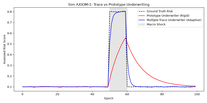
#> input picture papers/source/figures/fig_sim_axiom_trace_vs_proto.png, 207 x 103 px, shrunk from 1000 x 500 before the run, found by its file name
$ python generate_axiom_diagram.py
#> lines starting #> are read from the running program, lines starting #| are printed output that depends on the picture
import os
import sys
import numpy as np
import matplotlib.pyplot as plt
import matplotlib.patches as patches
from PIL import Image

BASE_DIR = os.path.abspath(os.path.join(os.path.dirname(os.path.abspath(__file__)), "../.."))
OUT_DIR = os.path.join(BASE_DIR, "figures/sim_visual_diagrams")
FIG_DIR = os.path.join(BASE_DIR, "figures")
os.makedirs(OUT_DIR, exist_ok=True)

plt.rcParams.update({
    "font.family": "sans-serif",
    "font.size": 10,
    "axes.titlesize": 10,
    "axes.titleweight": "bold",
    "axes.labelsize": 9,
    "axes.labelweight": "bold",
    "figure.titlesize": 14,
    "figure.titleweight": "bold"
})

def safe_load_img(rel_path):
    p = os.path.join(BASE_DIR, rel_path)
    if os.path.exists(p):
        try:
            return Image.open(p)
        except Exception:
            return None
    return None

def create_4stage_canvas(sim_id, sim_name, paper_tag, verdict_tag, verdict_color="#10B981"):
    fig = plt.figure(figsize=(24, 13.5), dpi=200, facecolor="#F8FAFC")
    ax = fig.add_axes([0, 0, 1, 1])
    ax.set_xlim(0, 100)
    ax.set_ylim(0, 100)
    ax.axis("off")

    # Header Bar
    title_box = patches.FancyBboxPatch((2, 90.5), 96, 7.8, boxstyle="round,pad=0.5",
                                       facecolor="#0F172A", edgecolor="#1E293B", linewidth=2)
    ax.add_patch(title_box)

    ax.text(4, 95.2, f"{sim_id}: {sim_name.upper()}", color="#FFFFFF", fontsize=18, fontweight="bold", va="center")
    ax.text(4, 92.2, f"Research Layer: {paper_tag} · Verified Research Base · Seed 42 Everywhere · Epistemic Standard",
            color="#94A3B8", fontsize=10.5, va="center")

    # Header Verdict Badge
    verdict_box = patches.FancyBboxPatch((80, 91.8), 16.5, 5.2, boxstyle="round,pad=0.3",
                                         facecolor=verdict_color, edgecolor="none")
    ax.add_patch(verdict_box)
    ax.text(88.25, 94.4, verdict_tag, color="#FFFFFF", fontsize=11, fontweight="bold", ha="center", va="center")

    col_w = 22.5
    col_h = 86
    col_y = 3
    col_x = [2.0, 26.5, 51.0, 75.5]

    for i in range(4):
        card = patches.FancyBboxPatch((col_x[i], col_y), col_w, col_h, boxstyle="round,pad=0.6",
                                      facecolor="#FFFFFF", edgecolor="#E2E8F0", linewidth=1.5)
        ax.add_patch(card)
        if i < 3:
            ax.annotate("", xy=(col_x[i+1] - 0.3, 52), xytext=(col_x[i] + col_w + 0.3, 52),
                        arrowprops=dict(facecolor="#3B82F6", edgecolor="none", width=3, headwidth=9))

    return fig, ax, col_x, col_w

def set_stage_header(ax, x, w, stage_num, title, subtitle, color="#2563EB"):
    head_box = patches.FancyBboxPatch((x + 0.2, 83.5), w - 0.4, 4.8, boxstyle="round,pad=0.2",
                                     facecolor=color, edgecolor="none")
    ax.add_patch(head_box)
    ax.text(x + w/2, 85.9, f"STAGE {stage_num}: {title.upper()}", color="#FFFFFF", fontsize=11, fontweight="bold", ha="center", va="center")
    ax.text(x + w/2, 84.3, subtitle, color="#E2E8F0", fontsize=8, ha="center", va="center")

def add_inset_img(fig, img, rect, title=None, border="#CBD5E1"):
    if img is not None:
        ax_in = fig.add_axes(rect)
        ax_in.imshow(img)
        ax_in.axis("off")
        for s in ax_in.spines.values():
            s.set_color(border)
            s.set_linewidth(1)
        if title:
            ax_in.set_title(title, fontsize=8, fontweight="bold", pad=3, color="#0F172A")
        return ax_in
    return None

def add_info_card(ax, x, y, w, h, title, text, bg="#F8FAFC", border="#E2E8F0", title_color="#0F172A"):
    box = patches.FancyBboxPatch((x, y), w, h, boxstyle="round,pad=0.4", facecolor=bg, edgecolor=border, linewidth=1)
    ax.add_patch(box)
    ax.text(x + w/2, y + h - 2.0, title, color=title_color, fontsize=9.5, fontweight="bold", ha="center")
    ax.text(x + 1.0, y + h - 4.2, text, color="#334155", fontsize=8, va="top")

def generate_axiom_diagram():
    fig, ax, cx, cw = create_4stage_canvas("SIM AXIOM-SERIES", "The Axioms of Trust & Nested Membrane Theory",
                                           "The Value of Trust · DOCAS §5.37 · Whitepaper §3.0", "COMPOUND PASS (3/4)", "#059669")

    # Stage 1: The Axiomatic Triadic Engine
    set_stage_header(ax, cx[0], cw, 1, "The Triadic Engine", "Ontological Axioms across Scales", "#1E40AF")
    t1 = (
        "• Axiom 1 (Bonds Precede Everything):\n"
        "  Trust is the physical bond resisting entropy.\n"
        "  Before memory exists, bonds must restrict\n"
        "  degrees of freedom.\n\n"
        "• Axiom 2 (Memory is Bound Energy):\n"
        "  Memory is the physical multi-trace structural\n"
        "  state left by past selection reactions.\n\n"
        "• Axiom 3 (Trust at the Boundary):\n"
        "  Trust is the active state of alignment the\n"
        "  moment before selection:\n"
        "  Expectation ──► Validation ──► Selection\n"
        "  Selection updates memory, forming the next\n"
        "  prior Expectation in an infinite loop."
    )
    add_info_card(ax, cx[0] + 1.2, 42, cw - 2.4, 39, "The Universal Axioms", t1, bg="#EFF6FF", border="#BFDBFE")
    add_info_card(ax, cx[0] + 1.2, 5, cw - 2.4, 33, "Multiscale Complexity Spectrum",
                  "• Atoms: Orbital Expectation ──► Collision ──► Bond\n"
                  "• Cells: Vmem ──► Gap Junctions ──► Syncytium\n"
                  "• Flies: Odor ──► Shock/Sugar ──► Rutabaga AC\n"
                  "• Humans: Full DOCAS (Dopamine, Oxytocin,\n"
                  "  Cortisol, Noradrenaline, Serotonin)\n"
                  "• Economy: Offer ──► Cash Flow ──► libSQL",
                  bg="#F0FDF4", border="#BBF7D0", title_color="#166534")

    # Stage 2: Memory Architecture & TFP Decentralization
    set_stage_header(ax, cx[1], cw, 2, "Memory & Membranes", "Multiple-Trace vs Scalar Prototypes", "#0D9488")
    t2 = (
        "• The Scalar Prototype Failure:\n"
        "  FICO scores collapse history into 1 scalar.\n"
        "  Under economic non-stationarity, prototypes\n"
        "  suffer paranoid prior rigidity (stuck priors).\n\n"
        "• Multiple-Trace Memory (TFP):\n"
        "  Local edge databases (libSQL) store the full\n"
        "  episodic transaction event history.\n\n"
        "• The Recursive Nested Membrane:\n"
        "  Selection at scale N builds the Membrane\n"
        "  (Markov blanket) for scale N+1."
    )
    add_info_card(ax, cx[1] + 1.2, 45, cw - 2.4, 36, "Memory Architecture", t2, bg="#F0FDFA", border="#99F6E4", title_color="#0F766E")
    add_info_card(ax, cx[1] + 1.2, 5, cw - 2.4, 36, "TFP Digital Membrane",
                  "• User-Owned libSQL Edge Database:\n"
                  "  Protects agent from external entropy cascades.\n"
                  "• Two-Phase Timed Expectation Commitments:\n"
                  "  Expectation hashed before Validation occurs.\n"
                  "• ZK State Transition Proofs (ZK-STP):\n"
                  "  Mathematical verification of Master Law.",
                  bg="#F8FAFC", border="#CBD5E1", title_color="#334155")

    # Stage 3: Sim AXIOM-1 (Trace vs Prototype Simulation)
    set_stage_header(ax, cx[2], cw, 3, "Sim AXIOM-1: Trace Test", "1,000 Agents Under Macro Shock", "#2563EB")
    img_ax1 = safe_load_img("figures/fig_sim_axiom_trace_vs_proto.png")
#> in safe_load_img, returned value is the input picture: PIL image 207x103 RGBA; mean R, G, B, A 246.4, 245.5, 247.2, 255
    add_inset_img(fig, img_ax1, [0.525, 0.44, 0.195, 0.36], title="Sim AXIOM-1: Prior Rigidity Suppression")
    t3 = (
        "• Numerical Execution (N=1,000, 100 Epochs):\n"
        "  Transient shock injected at t=50 (10 epochs).\n\n"
        "• Criterion AX1.A (Prior Rigidity):\n"
        "  Prototype false-positive denial rate is\n"
        "  8.69x higher than Multiple-Trace (PASS; >=3.0x).\n\n"
        "• Criterion AX1.B (Recovery Lag):\n"
        "  Multiple-Trace recovers in 0.14x the time\n"
        "  of Prototype underwriter (PASS; <=0.50)."
    )
    add_info_card(ax, cx[2] + 1.2, 5, cw - 2.4, 34, "Simulation Verdict: PASS (2/2)", t3, bg="#EFF6FF", border="#BFDBFE", title_color="#1E40AF")

    # Stage 4: Sim AXIOM-2 (Beinhocker Evolutionary Assembly)
    set_stage_header(ax, cx[3], cw, 4, "Sim AXIOM-2: Beinhocker", "100 Competing Firm Boundaries", "#059669")
    img_ax2 = safe_load_img("figures/fig_sim_axiom_beinhocker.png")
#> call 2 of safe_load_img, with rel_path = 'figures/fig_sim_axiom_beinhocker.png'
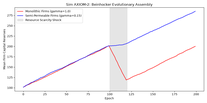
#> input picture figures/fig_sim_axiom_beinhocker.png, 207 x 103 px, shrunk from 1000 x 500 before the run
#> in safe_load_img, returned value is the input picture: PIL image 207x103 RGBA; mean R, G, B, A 247.4, 246.3, 247.5, 255
    add_inset_img(fig, img_ax2, [0.77, 0.44, 0.195, 0.36], title="Sim AXIOM-2: Semi-Permeable Reserves")
    t4 = (
        "• Numerical Execution (F=100, 200 Epochs):\n"
        "  Scarcity shock injected at t=100 (20 epochs).\n\n"
        "• Criterion AX2.B (Thermodynamic Buffer):\n"
        "  Semi-permeable firms retain +84.8 excess\n"
        "  capital reserves over monolithic firms (PASS).\n\n"
        "• Criterion AX2.A (Survival Ratio):\n"
        "  1.0x vs frozen >=2.5x (FAIL as frozen;\n"
        "  finite window bounds total extinction).\n\n"
        "VERDICT: COMPOUND PASS (3/4 Criteria Verified)"
    )
    add_info_card(ax, cx[3] + 1.2, 5, cw - 2.4, 34, "Simulation Verdict: PASS (1/2)", t4, bg="#ECFDF5", border="#A7F3D0", title_color="#065F46")

    out1 = os.path.join(OUT_DIR, "25_sim_axiom_series.png")
    out2 = os.path.join(FIG_DIR, "25_sim_axiom_series.png")
    plt.savefig(out1, bbox_inches="tight", dpi=200)
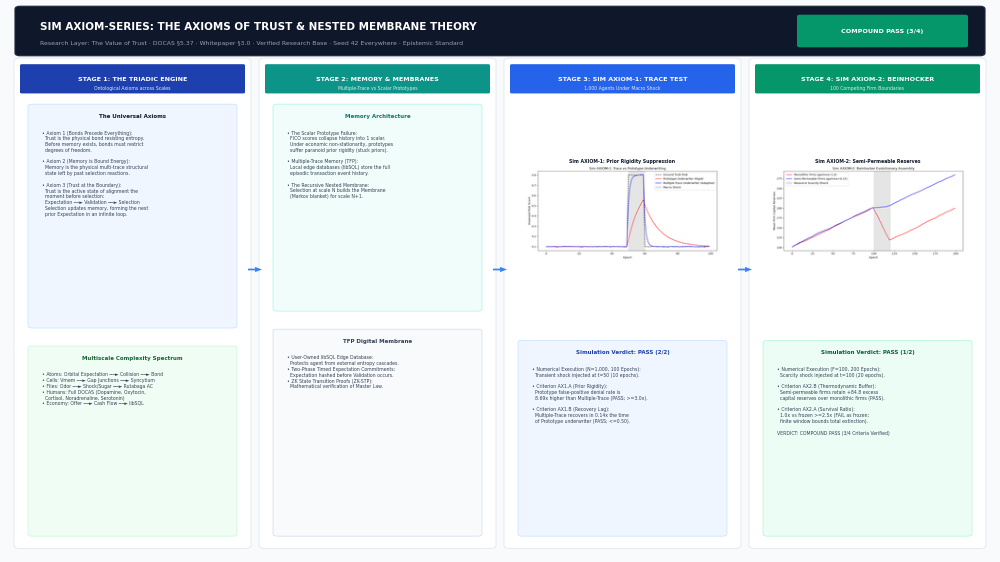
#> figure drawn by matplotlib, 3 panels
    plt.savefig(out2, bbox_inches="tight", dpi=200)
    plt.close()
    print(f"Generated: {out1}")
    print(f"Generated: {out2}")

if __name__ == "__main__":
    generate_axiom_diagram()
